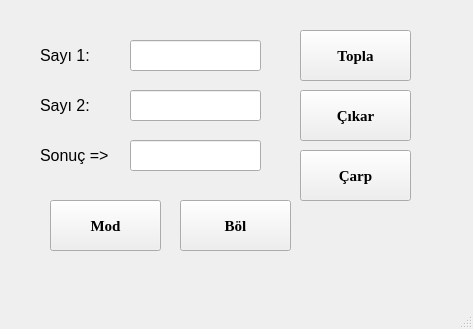
<?xml version="1.0" encoding="UTF-8"?>
<ui version="4.0">
 <class>MainWindow</class>
 <widget class="QMainWindow" name="MainWindow">
  <property name="geometry">
   <rect>
    <x>0</x>
    <y>0</y>
    <width>473</width>
    <height>329</height>
   </rect>
  </property>
  <property name="windowTitle">
   <string>MainWindow</string>
  </property>
  <widget class="QWidget" name="centralwidget">
   <widget class="QPushButton" name="topla">
    <property name="geometry">
     <rect>
      <x>300</x>
      <y>30</y>
      <width>111</width>
      <height>51</height>
     </rect>
    </property>
    <property name="font">
     <font>
      <family>Times New Roman</family>
      <pointsize>11</pointsize>
      <weight>75</weight>
      <bold>true</bold>
     </font>
    </property>
    <property name="text">
     <string>Topla</string>
    </property>
   </widget>
   <widget class="QPushButton" name="cikar">
    <property name="geometry">
     <rect>
      <x>300</x>
      <y>90</y>
      <width>111</width>
      <height>51</height>
     </rect>
    </property>
    <property name="font">
     <font>
      <family>Times New Roman</family>
      <pointsize>11</pointsize>
      <weight>75</weight>
      <bold>true</bold>
     </font>
    </property>
    <property name="text">
     <string>Çıkar</string>
    </property>
   </widget>
   <widget class="QPushButton" name="carp">
    <property name="geometry">
     <rect>
      <x>300</x>
      <y>150</y>
      <width>111</width>
      <height>51</height>
     </rect>
    </property>
    <property name="font">
     <font>
      <family>Times New Roman</family>
      <pointsize>11</pointsize>
      <weight>75</weight>
      <bold>true</bold>
     </font>
    </property>
    <property name="text">
     <string>Çarp</string>
    </property>
   </widget>
   <widget class="QPushButton" name="bol">
    <property name="geometry">
     <rect>
      <x>180</x>
      <y>200</y>
      <width>111</width>
      <height>51</height>
     </rect>
    </property>
    <property name="font">
     <font>
      <family>Times New Roman</family>
      <pointsize>11</pointsize>
      <weight>75</weight>
      <bold>true</bold>
     </font>
    </property>
    <property name="text">
     <string>Böl</string>
    </property>
   </widget>
   <widget class="QPushButton" name="mod">
    <property name="geometry">
     <rect>
      <x>50</x>
      <y>200</y>
      <width>111</width>
      <height>51</height>
     </rect>
    </property>
    <property name="font">
     <font>
      <family>Times New Roman</family>
      <pointsize>11</pointsize>
      <weight>75</weight>
      <bold>true</bold>
     </font>
    </property>
    <property name="text">
     <string>Mod</string>
    </property>
   </widget>
   <widget class="QLabel" name="label">
    <property name="geometry">
     <rect>
      <x>40</x>
      <y>40</y>
      <width>71</width>
      <height>31</height>
     </rect>
    </property>
    <property name="font">
     <font>
      <pointsize>12</pointsize>
     </font>
    </property>
    <property name="text">
     <string>Sayı 1:</string>
    </property>
   </widget>
   <widget class="QLabel" name="label_2">
    <property name="geometry">
     <rect>
      <x>40</x>
      <y>90</y>
      <width>71</width>
      <height>31</height>
     </rect>
    </property>
    <property name="font">
     <font>
      <pointsize>12</pointsize>
     </font>
    </property>
    <property name="text">
     <string>Sayı 2:</string>
    </property>
   </widget>
   <widget class="QLineEdit" name="sayi1">
    <property name="geometry">
     <rect>
      <x>130</x>
      <y>40</y>
      <width>131</width>
      <height>31</height>
     </rect>
    </property>
   </widget>
   <widget class="QLineEdit" name="sayi2">
    <property name="geometry">
     <rect>
      <x>130</x>
      <y>90</y>
      <width>131</width>
      <height>31</height>
     </rect>
    </property>
   </widget>
   <widget class="QLineEdit" name="sonuc">
    <property name="geometry">
     <rect>
      <x>130</x>
      <y>140</y>
      <width>131</width>
      <height>31</height>
     </rect>
    </property>
   </widget>
   <widget class="QLabel" name="label_3">
    <property name="geometry">
     <rect>
      <x>40</x>
      <y>140</y>
      <width>71</width>
      <height>31</height>
     </rect>
    </property>
    <property name="font">
     <font>
      <pointsize>12</pointsize>
     </font>
    </property>
    <property name="text">
     <string>Sonuç =&gt;</string>
    </property>
   </widget>
  </widget>
  <widget class="QMenuBar" name="menubar">
   <property name="geometry">
    <rect>
     <x>0</x>
     <y>0</y>
     <width>473</width>
     <height>21</height>
    </rect>
   </property>
  </widget>
  <widget class="QStatusBar" name="statusbar"/>
 </widget>
 <resources/>
 <connections/>
</ui>
